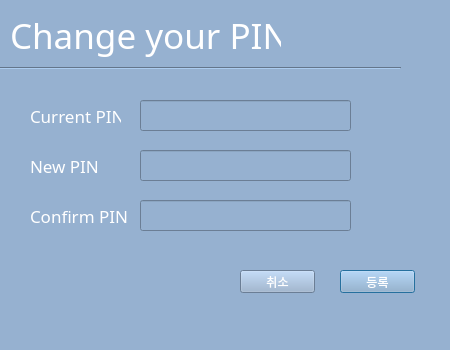
<?xml version="1.0" encoding="UTF-8"?>
<ui version="4.0">
 <class>ChangePINedit</class>
 <widget class="QDialog" name="ChangePINedit">
  <property name="geometry">
   <rect>
    <x>0</x>
    <y>0</y>
    <width>450</width>
    <height>350</height>
   </rect>
  </property>
  <property name="windowTitle">
   <string>Dialog</string>
  </property>
  <property name="windowIcon">
   <iconset>
    <normaloff>icon/트레이 아이콘.webp</normaloff>icon/트레이 아이콘.webp</iconset>
  </property>
  <property name="styleSheet">
   <string notr="true">background-color: rgb(150, 177, 208);</string>
  </property>
  <widget class="Line" name="line">
   <property name="geometry">
    <rect>
     <x>0</x>
     <y>60</y>
     <width>401</width>
     <height>16</height>
    </rect>
   </property>
   <property name="orientation">
    <enum>Qt::Horizontal</enum>
   </property>
  </widget>
  <widget class="QLabel" name="ChangePIN">
   <property name="geometry">
    <rect>
     <x>10</x>
     <y>10</y>
     <width>271</width>
     <height>51</height>
    </rect>
   </property>
   <property name="font">
    <font>
     <family>Bahnschrift SemiBold</family>
     <pointsize>26</pointsize>
     <weight>7</weight>
     <italic>false</italic>
     <bold>false</bold>
    </font>
   </property>
   <property name="styleSheet">
    <string notr="true">color: rgb(255, 255, 255);
font: 63 26pt &quot;Bahnschrift SemiBold&quot;;</string>
   </property>
   <property name="text">
    <string>Change your PIN</string>
   </property>
  </widget>
  <widget class="QLineEdit" name="NewPINedit">
   <property name="geometry">
    <rect>
     <x>140</x>
     <y>150</y>
     <width>211</width>
     <height>31</height>
    </rect>
   </property>
   <property name="font">
    <font>
     <family>KoPub돋움체 Medium</family>
    </font>
   </property>
   <property name="maxLength">
    <number>6</number>
   </property>
   <property name="echoMode">
    <enum>QLineEdit::Password</enum>
   </property>
  </widget>
  <widget class="QLineEdit" name="confirmNewPINEdit">
   <property name="geometry">
    <rect>
     <x>140</x>
     <y>200</y>
     <width>211</width>
     <height>31</height>
    </rect>
   </property>
   <property name="font">
    <font>
     <family>KoPub돋움체 Medium</family>
    </font>
   </property>
   <property name="maxLength">
    <number>6</number>
   </property>
   <property name="echoMode">
    <enum>QLineEdit::Password</enum>
   </property>
  </widget>
  <widget class="QPushButton" name="ConfirmButton">
   <property name="geometry">
    <rect>
     <x>340</x>
     <y>270</y>
     <width>75</width>
     <height>23</height>
    </rect>
   </property>
   <property name="styleSheet">
    <string notr="true">color: rgb(255, 255, 255);
font: 9pt &quot;HY헤드라인M&quot;;
border-color: rgb(255, 255, 255);</string>
   </property>
   <property name="text">
    <string>등록</string>
   </property>
  </widget>
  <widget class="QLabel" name="NewPIN">
   <property name="geometry">
    <rect>
     <x>30</x>
     <y>150</y>
     <width>71</width>
     <height>31</height>
    </rect>
   </property>
   <property name="font">
    <font>
     <family>Bahnschrift SemiBold</family>
     <pointsize>13</pointsize>
     <weight>7</weight>
     <italic>false</italic>
     <bold>false</bold>
    </font>
   </property>
   <property name="styleSheet">
    <string notr="true">color: rgb(255, 255, 255);
font: 63 13pt &quot;Bahnschrift SemiBold&quot;;</string>
   </property>
   <property name="text">
    <string>New PIN</string>
   </property>
  </widget>
  <widget class="QLabel" name="ConfirmPIN">
   <property name="geometry">
    <rect>
     <x>30</x>
     <y>200</y>
     <width>101</width>
     <height>31</height>
    </rect>
   </property>
   <property name="font">
    <font>
     <family>Bahnschrift SemiBold</family>
     <pointsize>13</pointsize>
     <weight>7</weight>
     <italic>false</italic>
     <bold>false</bold>
    </font>
   </property>
   <property name="styleSheet">
    <string notr="true">color: rgb(255, 255, 255);
font: 63 13pt &quot;Bahnschrift SemiBold&quot;;</string>
   </property>
   <property name="text">
    <string>Confirm PIN</string>
   </property>
  </widget>
  <widget class="QLabel" name="CurrentPIN">
   <property name="geometry">
    <rect>
     <x>30</x>
     <y>100</y>
     <width>91</width>
     <height>31</height>
    </rect>
   </property>
   <property name="font">
    <font>
     <family>Bahnschrift SemiBold</family>
     <pointsize>13</pointsize>
     <weight>7</weight>
     <italic>false</italic>
     <bold>false</bold>
    </font>
   </property>
   <property name="styleSheet">
    <string notr="true">color: rgb(255, 255, 255);
font: 63 13pt &quot;Bahnschrift SemiBold&quot;;</string>
   </property>
   <property name="text">
    <string>Current PIN</string>
   </property>
  </widget>
  <widget class="QLineEdit" name="CurrentPINedit">
   <property name="geometry">
    <rect>
     <x>140</x>
     <y>100</y>
     <width>211</width>
     <height>31</height>
    </rect>
   </property>
   <property name="font">
    <font>
     <family>KoPub돋움체 Medium</family>
    </font>
   </property>
   <property name="maxLength">
    <number>6</number>
   </property>
   <property name="echoMode">
    <enum>QLineEdit::Password</enum>
   </property>
  </widget>
  <widget class="QPushButton" name="CancleButton">
   <property name="geometry">
    <rect>
     <x>240</x>
     <y>270</y>
     <width>75</width>
     <height>23</height>
    </rect>
   </property>
   <property name="styleSheet">
    <string notr="true">color: rgb(255, 255, 255);
font: 9pt &quot;HY헤드라인M&quot;;
border-color: rgb(255, 255, 255);</string>
   </property>
   <property name="text">
    <string>취소</string>
   </property>
  </widget>
 </widget>
 <resources/>
 <connections/>
</ui>
